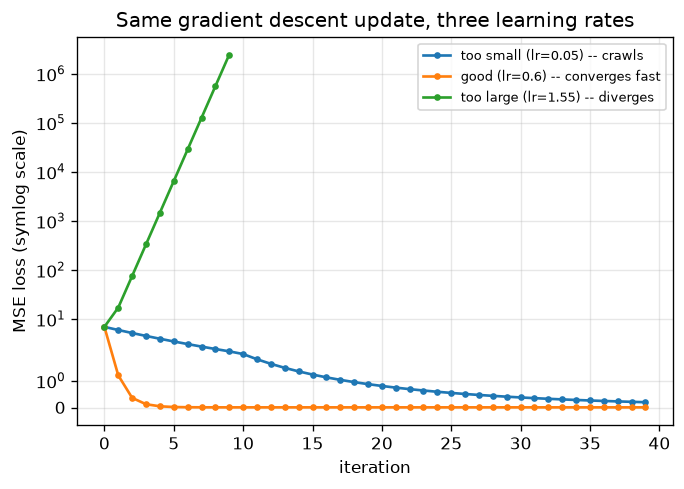

The Python source for this figure:
"""
Day 116 -- Consolidation Day: Phase 1 (Concepts 1-12)

Fits a 1-parameter linear regression (concept 1: forward pass, concept 4: MSE
loss) with plain gradient descent (concept 10) under three learning rates, to
make concept 11's claim literal: the learning rate is not a knob you tune for
comfort, it decides whether the same update rule converges, crawls, or blows up.
"""
import numpy as np
import matplotlib.pyplot as plt

np.random.seed(42)

# --- tiny synthetic dataset: y = 3x + 2 + noise, < 100 points ---
x = np.linspace(-1, 1, 40)
y = 3 * x + 2 + np.random.normal(0, 0.15, size=x.shape)


def gradient_descent(lr, iters=40):
    w, b = 0.0, 0.0
    losses = []
    for _ in range(iters):
        y_hat = w * x + b
        err = y_hat - y
        loss = np.mean(err ** 2)
        losses.append(loss)
        if not np.isfinite(loss) or loss > 1e6:
            losses += [np.nan] * (iters - len(losses))
            break
        dw = np.mean(2 * err * x)
        db = np.mean(2 * err)
        w -= lr * dw
        b -= lr * db
    return np.array(losses)


runs = {
    "too small (lr=0.05) -- crawls": gradient_descent(0.05),
    "good (lr=0.6) -- converges fast": gradient_descent(0.6),
    "too large (lr=1.55) -- diverges": gradient_descent(1.55),
}

fig, ax = plt.subplots(figsize=(6.4, 4.2))
for label, losses in runs.items():
    ax.plot(losses, marker="o", markersize=3, linewidth=1.6, label=label)

ax.set_yscale("symlog")
ax.set_xlabel("iteration")
ax.set_ylabel("MSE loss (symlog scale)")
ax.set_title("Same gradient descent update, three learning rates")
ax.legend(fontsize=8)
ax.grid(alpha=0.3)

fig.savefig("graph_DAY_116.png", dpi=120, bbox_inches="tight")
